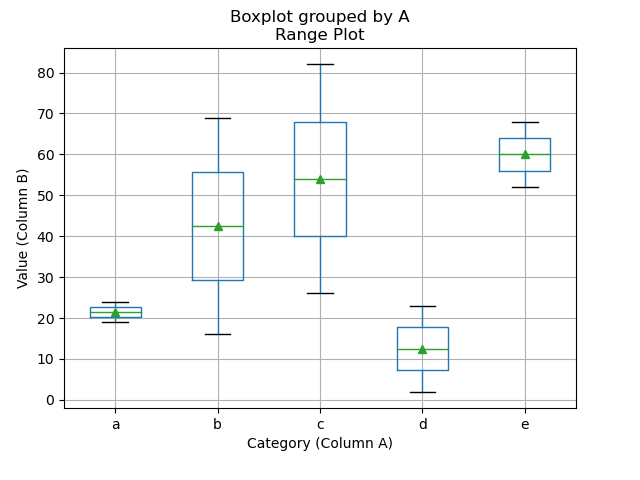

Here is the Python script that generated this plot:
import pandas as pd
import matplotlib.pyplot as plt

# Read the CSV file
data = pd.read_csv('myfileDotPlot2Values.csv')

# Create the range plot
fig, ax = plt.subplots()
data.boxplot(column='B', by='A', ax=ax, showmeans=True)

# Set the title and axis labels
ax.set_title('Range Plot')
ax.set_xlabel('Category (Column A)')
ax.set_ylabel('Value (Column B)')

# Show the plot
plt.show()
